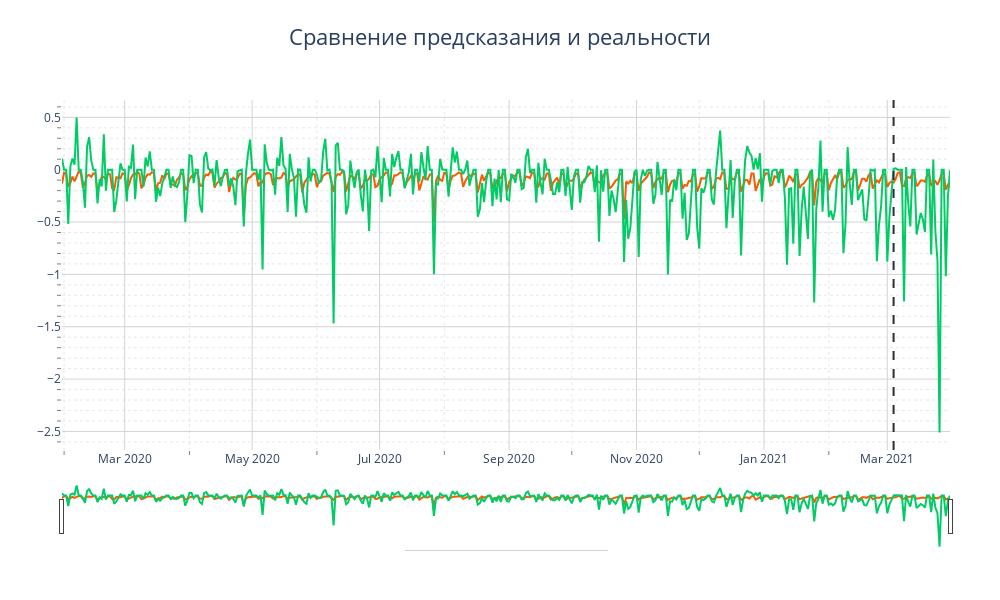

Notebook code cell kept with this figure:
### Code cell
forecast = model.forecast(df=data, taxes=taxes, holidays=holidays)
eval_df = pd.concat([
    forecast.rename('y_pred'),
    data.set_index('date')['balance'].rename('y_true')
], axis=1).dropna() # оставляем только валидный промежуток
print('Прерывистой линией отмечено начало тестового промежутка, который не участвовал в обучении')
plot_ts_plotly(
    [eval_df['y_pred'], eval_df['y_true']],
    title='Сравнение предсказания и реальности', 
    colors=colors, v_lines=[{'x': test_df.date.min(), 'label': 'Начало тестового промежутка'}]
)
model.mean_metrics

### Figure 1 — Plotly figure (JSON) as saved in the notebook; plotly's stock layout.template omitted (floating-point values rounded to 4 significant figures; data arrays with more than 128 entries replaced by an {"elided": "..."} marker saying what was removed)
{"data": [{"hovertemplate": "<b>%{meta[0]}: %{y:.3f}</b><extra></extra>", "line": {"color": "#F75C03"}, "meta": ["y_pred"], "mode": "lines", "name": "y_pred", "type": "scatter", "x": {"elided": "426 str values"}, "y": {"elided": "426 float values"}}, {"hovertemplate": "<b>%{meta[0]}: %{y:.3f}</b><extra></extra>", "line": {"color": "#00CC66"}, "meta": ["y_true"], "mode": "lines", "name": "y_true", "type": "scatter", "x": {"elided": "426 str values"}, "y": {"elided": "426 float values"}}], "layout": {"height": 600, "hovermode": "x unified", "legend": {"bgcolor": "rgba(255, 255, 255, 0.8)", "bordercolor": "lightgray", "borderwidth": 1, "font": {"size": 12}, "itemsizing": "constant", "itemwidth": 50, "orientation": "h", "traceorder": "normal", "x": 0.5, "xanchor": "center", "y": -0.2, "yanchor": "top"}, "margin": {"b": 50, "l": 50, "r": 50, "t": 100}, "shapes": [{"line": {"color": "#292F36", "dash": "dash", "width": 2}, "type": "line", "x0": "2021-03-04 00:00:00", "x1": "2021-03-04 00:00:00", "xref": "x", "y0": 0, "y1": 1, "yref": "y domain"}], "title": {"font": {"size": 22}, "text": "Сравнение предсказания и реальности", "x": 0.5, "xanchor": "center", "y": 0.95, "yanchor": "top"}, "width": 1000, "xaxis": {"gridcolor": "lightgray", "gridwidth": 1, "minor": {"gridcolor": "rgba(211, 211, 211, 0.5)", "griddash": "dot", "showgrid": true, "tickcolor": "gray", "ticklen": 4}, "rangeslider": {"visible": true}, "showgrid": true, "title": {"text": ""}}, "yaxis": {"gridcolor": "lightgray", "gridwidth": 1, "minor": {"gridcolor": "rgba(211, 211, 211, 0.5)", "griddash": "dot", "showgrid": true, "tickcolor": "gray", "ticklen": 4}, "showgrid": true, "title": {"text": ""}}}}
